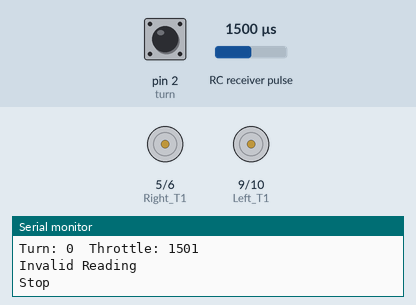
This sketch was run on a simulated Arduino Uno, built with avr-gcc and run on an emulated ATmega328P. Parts: motor-driver pin pairs drawn as motors (green arrow = first pin HIGH = forward, orange = second pin HIGH = backward, longer = more drive), the last lines printed to the serial monitor. Wiring (inferred from the names in the program): RC receiver channel: data pin 3. The test bench sets the inputs (shaded band); at power-on: pin 2 (turn) LOW, RC receiver pulse 1500 µs.

Above: at 1.2 s.
1.3 s: pin 2 (turn) pulsed HIGH 2 times (0.12 s each, 0.3 s apart)
At 2.1 s:
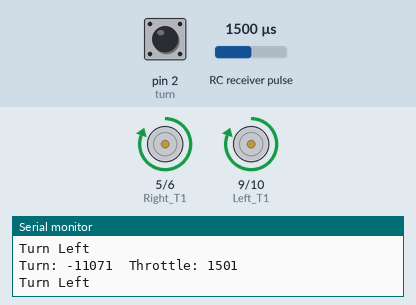
Timing chart, 0 to 4.4 s (numbered marks = the images above; inputs shaded):
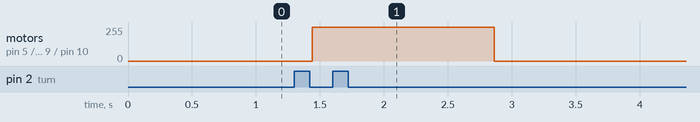

Measured:
- after the input at 1.3 s, motor on pin 5 (Right_T1) / pin 6 (Right_T2), motor on pin 9 (Left_T1) / pin 10 (Left_T2): stopped → forward 255/255 after 0.14 s, → stopped 1.4 s later

The sketch:

Akshat_Car.ino
```cpp
#include <Arduino.h>

// We are using channel 1, to control the turn
const int turn = 2;
const int turn_lower = 1330;
const int turn_upper = 1670;

// We are using channel 2, to control the throttle
const int throttle = 3;
const int throttle_lower = 1340;
const int throttle_upper = 1670;

// We are controlling Left motors with PWM pins 5 & 6
const int Left_T1 = 9;
const int Left_T2 = 10;
// We are controlling Right motors with PWM pins 10 & 11
const int Right_T1 = 5;
const int Right_T2 = 6;

void setup() {
  pinMode(turn, INPUT);
  pinMode(throttle, INPUT);

  pinMode(Left_T1, OUTPUT);
  pinMode(Left_T2, OUTPUT);
  pinMode(Right_T1, OUTPUT);
  pinMode(Right_T2, OUTPUT);

  Serial.begin(9600);
}

void loop() {
  int turn_value = pulseIn(turn, HIGH);
  int throttle_value = pulseIn(throttle, HIGH);
  Serial.print("\nTurn: ");
  Serial.print(turn_value);
  Serial.print("\tThrottle: ");
  Serial.println(throttle_value);

  if(turn_value == 0 || throttle_value == 0){
    Serial.println("Invalid Reading");
    digitalWrite(Left_T2, LOW);
    digitalWrite(Left_T1, LOW);
    digitalWrite(Right_T1, LOW);
    digitalWrite(Right_T2, LOW);
    Serial.println("Stop");
  }
  else if(turn_value < turn_lower){
    digitalWrite(Left_T2, LOW);
    digitalWrite(Left_T1, HIGH);
    digitalWrite(Right_T1, HIGH);
    digitalWrite(Right_T2, LOW);
    Serial.println("Turn Left");
  }
  else if(turn_value > turn_upper){
    digitalWrite(Left_T2, HIGH);
    digitalWrite(Left_T1, LOW);
    digitalWrite(Right_T1, LOW);
    digitalWrite(Right_T2, HIGH);
    Serial.println("Turn Right");
  }
  else if(throttle_value < throttle_lower){
    digitalWrite(Left_T2, LOW);
    digitalWrite(Left_T1, HIGH);
    digitalWrite(Right_T1, LOW);
    digitalWrite(Right_T2, HIGH);
    Serial.println("Move Backward");
  }
  else if(throttle_value > throttle_upper){
    digitalWrite(Left_T2, HIGH);
    digitalWrite(Left_T1, LOW);
    digitalWrite(Right_T1, HIGH);
    digitalWrite(Right_T2, LOW);
    Serial.println("Move Forward");
  }
  else {
    digitalWrite(Left_T2, LOW);
    digitalWrite(Left_T1, LOW);
    digitalWrite(Right_T1, LOW);
    digitalWrite(Right_T2, LOW);
    Serial.println("Stop");
  }
  delay(100);
}
```
